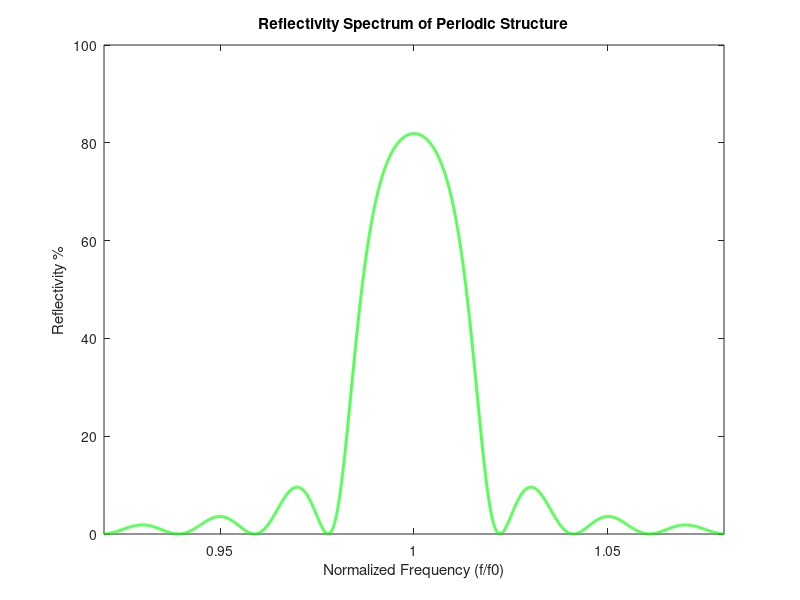

Write MATLAB code to recreate this figure.
clear all;

close all;


fs = 0.92; fe = 1.08; 

% fs = 0.; fe = 1.9; 
Np = 30000;

fB=2.9077e+12;


Normalized_frequency = fs:(fe-fs)/Np:fe;
delta_f = (fe-fs)/1e6;

%Set the gain coefficient g
g=0;



%Sets the refractive indices and layer numbefr
n1=3.7; n2 = 3.5907; N=50;

% n1=1; n2=2; N=5;

n_ave=3.605;

% n_ave=1;

tao_0=N/(2*fB);


%Calculate the interface constants S
S12=(1/(2*n1))*[n1+n2 n1-n2;
                n1-n2 n1+n2];
S21=(1/(2*n2))*[n2+n1 n2-n1;
                n2-n1 n2+n1];





for i = 1:length(Normalized_frequency) 
fn=Normalized_frequency(i); 

theta1 = (pi/2)*fn+1i*g; %For slot lamda/4
theta2 = (pi/2)*fn+1i*g; %For lamda lamda/4
%Calculate the medium constant P
Pn1 = [exp(1i*theta1) 0;0 exp(-1i*theta1)];
Pn2 = [exp(1i*theta2) 0;0 exp(-1i*theta2)];

% Uniform Grating
M = (Pn1*S12*Pn2*S21)^N*Pn2; 


Ramp= M(2,1)/M(1,1);
Rpow=(abs(Ramp))^2;
Z(i) = Rpow;  % Assign an element to the new matrix

end




figure;
plot(Normalized_frequency,Z*100, 'g', 'LineWidth',2);
xlim([fs fe])
xlabel('Normalized Frequency (f/f0)');
ylabel('Reflectivity %');
title('Reflectivity Spectrum of Periodic Structure');
